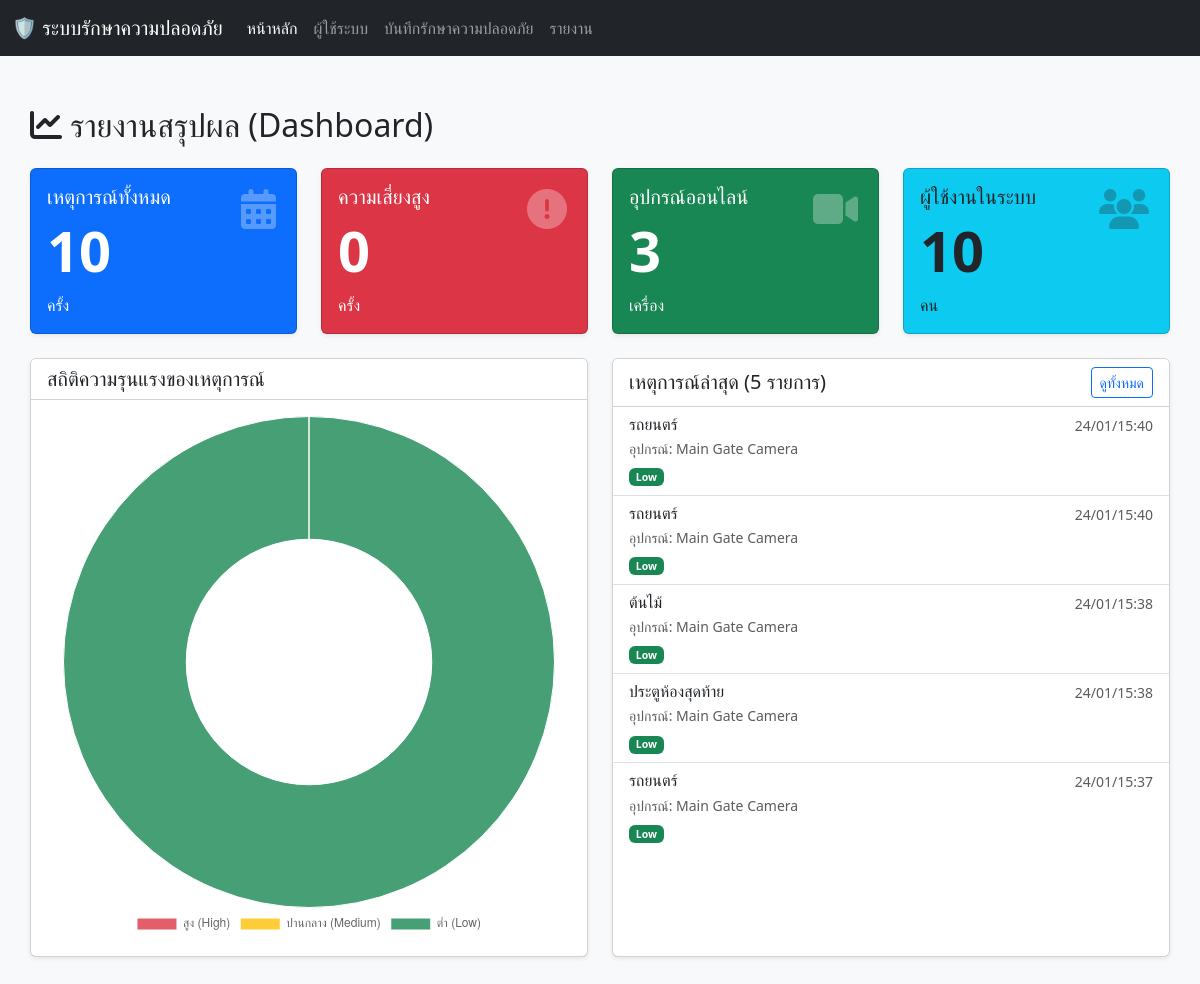
The app's page /report.php with its own data.
### tables this page shows
CREATE TABLE `security_events` (
  `event_id` int(11) NOT NULL,
  `device_id` int(11) DEFAULT NULL,
  `event_type` varchar(50) DEFAULT NULL,
  `event_time` datetime DEFAULT current_timestamp(),
  `severity` enum('low','medium','high') DEFAULT 'low',
  `description` text DEFAULT NULL
);

CREATE TABLE `devices` (
  `device_id` int(11) NOT NULL,
  `device_name` varchar(100) NOT NULL,
  `type_id` int(11) DEFAULT NULL,
  `location_id` int(11) DEFAULT NULL,
  `status` enum('online','offline','maintenance') DEFAULT 'offline',
  `install_date` date DEFAULT NULL
);

### report.php (the view, shortened to what this page needs)
<?php
include('db.php');
$res_total = $conn->query("SELECT count(*) as count FROM security_events");
$total_events = $res_total->fetch_assoc()['count'];
$res_high = $conn->query("SELECT count(*) as count FROM security_events WHERE severity='high'");
$high_events = $res_high->fetch_assoc()['count'];
$res_med = $conn->query("SELECT count(*) as count FROM security_events WHERE severity='medium'");
$medium_events = $res_med->fetch_assoc()['count'];
$res_low = $conn->query("SELECT count(*) as count FROM security_events WHERE severity='low'");
$low_events = $res_low->fetch_assoc()['count'];
$res_online = $conn->query("SELECT count(*) as count FROM devices WHERE status='online'");
$online_devices = $res_online->fetch_assoc()['count'];
$res_users = $conn->query("SELECT count(*) as count FROM users");
$total_users = $res_users->fetch_assoc()['count'];
$recent_events = $conn->query("SELECT e.*, d.device_name FROM security_events e LEFT JOIN devices d ON e.device_id = d.device_id ORDER BY e.event_time DESC LIMIT 5");
?>
<!DOCTYPE html>
<html lang="th">
<head>
    <link href="https://cdn.jsdelivr.net/npm/bootstrap@5.3.2/dist/css/bootstrap.min.css" rel="stylesheet">
    <link rel="stylesheet" href="https://cdnjs.cloudflare.com/ajax/libs/font-awesome/6.4.2/css/all.min.css">
</head>
<body class="bg-light">
    <?php include('master/navbar.php'); ?>
    <div class="container content-section">
        <h2 class="mb-4"><i class="fas fa-chart-line"></i> รายงานสรุปผล (Dashboard)</h2>
        <div class="row g-4 mb-4">
            <div class="col-md-3">
                <div class="card bg-primary text-white h-100 stat-card shadow-sm">
                    <div class="card-body">
                        <i class="fas fa-calendar-alt card-icon"></i>
                        <h5 class="card-title">เหตุการณ์ทั้งหมด</h5>
                        <h2 class="display-4 fw-bold"><?php echo $total_events; ?></h2>
                        <p class="card-text">ครั้ง</p>
                    </div>
                </div>
            </div>
            <div class="col-md-3">
                <div class="card bg-danger text-white h-100 stat-card shadow-sm">
                    <div class="card-body">
                        <i class="fas fa-exclamation-circle card-icon"></i>
                        <h5 class="card-title">ความเสี่ยงสูง</h5>
                        <h2 class="display-4 fw-bold"><?php echo $high_events; ?></h2>
                        <p class="card-text">ครั้ง</p>
                    </div>
                </div>
            </div>
            <div class="col-md-3">
                <div class="card bg-success text-white h-100 stat-card shadow-sm">
                    <div class="card-body">
                        <i class="fas fa-video card-icon"></i>
                        <h5 class="card-title">อุปกรณ์ออนไลน์</h5>
                        <h2 class="display-4 fw-bold"><?php echo $online_devices; ?></h2>
                        <p class="card-text">เครื่อง</p>
                    </div>
                </div>
            </div>
            <div class="col-md-3">
                <div class="card bg-info text-dark h-100 stat-card shadow-sm">
                    <div class="card-body">
                        <i class="fas fa-users card-icon"></i>
                        <h5 class="card-title">ผู้ใช้งานในระบบ</h5>
                        <h2 class="display-4 fw-bold"><?php echo $total_users; ?></h2>
                        <p class="card-text">คน</p>
                    </div>
                </div>
            </div>
        </div>
        <div class="row">
            <div class="col-md-6 mb-4">
                <div class="card shadow-sm h-100">
                    <div class="card-header bg-white">
                        <h5 class="mb-0">สถิติความรุนแรงของเหตุการณ์</h5>
                    </div>
                    <div class="card-body">
                        <canvas id="severityChart"></canvas>
                    </div>
                </div>
            </div>
            <div class="col-md-6 mb-4">
                <div class="card shadow-sm h-100">
                    <div class="card-header bg-white d-flex justify-content-between align-items-center">
                        <h5 class="mb-0">เหตุการณ์ล่าสุด (5 รายการ)</h5>
                        <a href="security.php" class="btn btn-sm btn-outline-primary">ดูทั้งหมด</a>
                    </div>
                    <div class="card-body p-0">
                        <div class="list-group list-group-flush">
                            <?php if ($recent_events->num_rows > 0): ?>
                                <?php while($row = $recent_events->fetch_assoc()): ?>
                                    <div class="list-group-item">
                                        <div class="d-flex w-100 justify-content-between">
                                            <h6 class="mb-1"><?php echo $row['event_type']; ?></h6>
                                            <small class="text-muted"><?php echo date('d/m/H:i', strtotime($row['event_time'])); ?></small>
                                        </div>
                                        <p class="mb-1 small text-muted">อุปกรณ์: <?php echo $row['device_name']; ?></p>
                                        <small>
                                            <span class="badge bg-<?php
                                                echo $row['severity'] == 'high' ? 'danger' : ($row['severity'] == 'medium' ? 'warning text-dark' : 'success');
                                            ?>"><?php echo ucfirst($row['severity']); ?></span>
                                        </small>
                                    </div>
                                <?php endwhile; ?>
                            <?php else: ?>
                                <div class="list-group-item text-center">ไม่มีข้อมูลเหตุการณ์</div>
                            <?php endif; ?>
                        </div>
                    </div>
                </div>
            </div>
        </div>
    </div>
    <script>
        // Chart.js Configuration
        const ctx = document.getElementById('severityChart').getContext('2d');
        const severityChart = new Chart(ctx, {
            type: 'doughnut',
            data: {
                labels: ['สูง (High)', 'ปานกลาง (Medium)', 'ต่ำ (Low)'],
                datasets: [{
                    label: '# of Events',
                    data: [<?php echo $high_events; ?>, <?php echo $medium_events; ?>, <?php echo $low_events; ?>],
                    backgroundColor: [
                        'rgba(220, 53, 69, 0.8)', // Red
                        'rgba(255, 193, 7, 0.8)', // Yellow
                        'rgba(25, 135, 84, 0.8)'  // Green
                    ],
                    borderWidth: 1
                }]
            },
            options: {
                responsive: true,
                plugins: {
                    legend: {
                        position: 'bottom',
                    }
                }
            }
        });
    </script>
</body>
</html>

### master/navbar.php (shortened to what this page needs)
<nav class="navbar navbar-expand-lg navbar-dark bg-dark">
    <div class="container-fluid">
        <a class="navbar-brand" href="index.php">🛡️ ระบบรักษาความปลอดภัย</a>
        <div class="collapse navbar-collapse" id="navbarNav">
            <ul class="navbar-nav me-auto mb-2 mb-lg-0">
                <li class="nav-item">
                    <a class="nav-link active" aria-current="page" href="index.php">หน้าหลัก</a>
                </li>
                <li class="nav-item">
                    <a class="nav-link" href="user.php">ผู้ใช้ระบบ</a>
                </li>
                <li class="nav-item">
                    <a class="nav-link" href="security.php">บันทึกรักษาความปลอดภัย</a>
                </li>
                <li class="nav-item">
                    <a class="nav-link" href="report.php">รายงาน</a>
                </li>
            </ul>
            </div>
    </div>
</nav>

### report.php (style rules this page uses)
.content-section { padding: 30px 0; margin-top: 20px; }
.card-icon { font-size: 2.5rem; opacity: 0.3; position: absolute; right: 20px; top: 20px; }
.stat-card { transition: transform 0.2s; }

### records on screen
security_events: event_type "รถยนตร์", event_time "24/01/15:40", device.device_name "Main Gate Camera", severity "Low"
security_events: event_type "รถยนตร์", event_time "24/01/15:40", device.device_name "Main Gate Camera", severity "Low"
security_events: event_type "ต้นไม้", event_time "24/01/15:38", device.device_name "Main Gate Camera", severity "Low"
security_events: event_type "ประตูห้องสุดท้าย", event_time "24/01/15:38", device.device_name "Main Gate Camera", severity "Low"
security_events: event_type "รถยนตร์", event_time "24/01/15:37", device.device_name "Main Gate Camera", severity "Low"

### other values on screen
$total_events "10"
$high_events "0"
$online_devices "3"
$total_users "10"
chart data {{ $high_events }} 0
chart data {{ $medium_events }} 0
